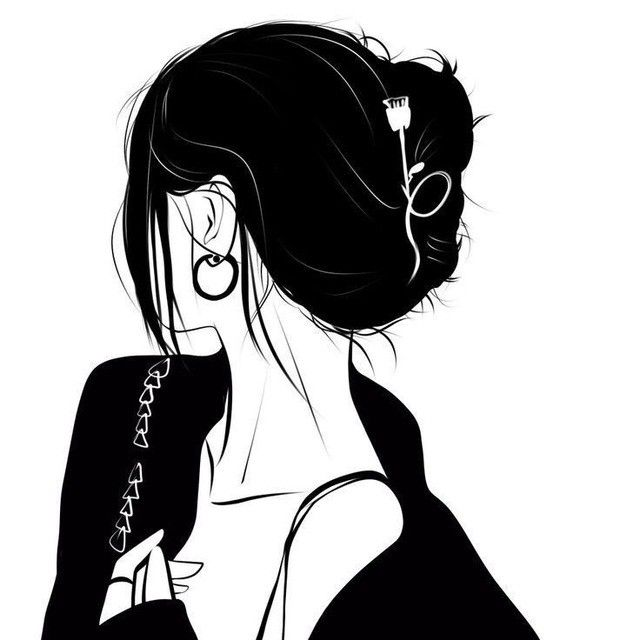
#> input picture Citra Digital/photo/photo bnw.jpg, 640 x 640 px, found by its file name
$ jupyter execute --allow-errors Histogram.ipynb
#> lines starting #> are read from the running program, lines starting #| are printed output that depends on the picture
# histogram dengan manual

[cell 1]
import numpy as np
import cv2

image = cv2.imread('laptop photo bnw.jpg', cv2.IMREAD_GRAYSCALE)

histogram = np.zeros(256, dtype=int)

#> (the rest of this cell did not finish here and is left out)

# contoh implementasi dengan python

[cell 2]
import cv2
import numpy as np
import matplotlib.pyplot as plt

# Membaca gambar dalam format grayscale
image = cv2.imread('photo bnw.jpg', cv2.IMREAD_GRAYSCALE)
#> image: shape (640, 640); min 0, max 255, mean 168.4

# Menghitung histogram
histogram = cv2.calcHist([image], [0], None, [256], [0, 256])
#> histogram = 256 values, max 225097 at index 255, min 50 at index 137, mean 1600

# Menampilkan gambar dan histogram
plt.figure(figsize=(12, 6))

# Menampilkan gambar grayscale
plt.subplot(1, 2, 1)
plt.imshow(image, cmap='gray')
plt.title('Gambar Grayscale')
plt.axis('off')

# Menampilkan histogram
plt.subplot(1, 2, 2)
plt.plot(histogram, color='black')
plt.title('Histogram Gambar Grayscale')
plt.xlabel('Intensitas Piksel')
plt.ylabel('Frekuensi')

plt.tight_layout()
plt.show()
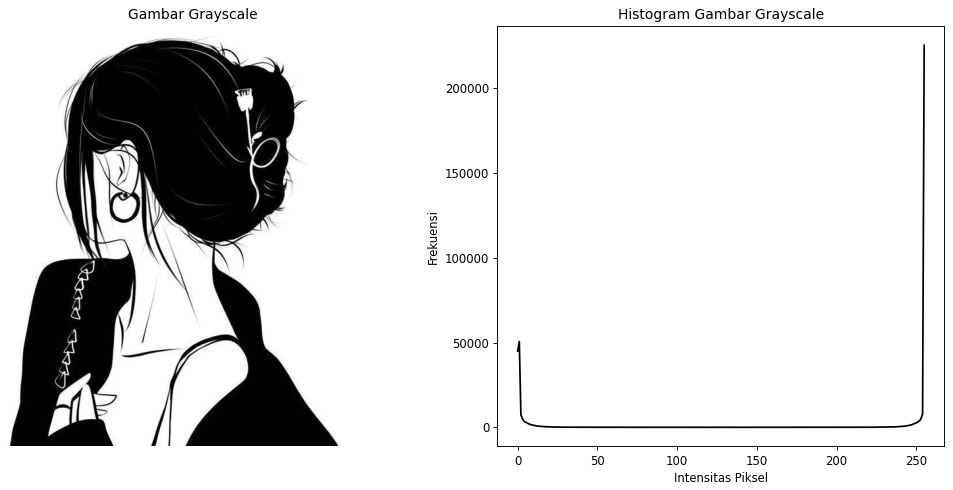
#> figure drawn by matplotlib, 2 panels; panel 2: curve peaks at x = 255, y = 225097

# histogram equalization

[cell 3]
import cv2
import matplotlib.pyplot as plt

image = cv2.imread('photo bnw.jpg', cv2.IMREAD_GRAYSCALE)

# Menggunakan Histogram Equalization pada gambar grayscale
equalized_image = cv2.equalizeHist(image)
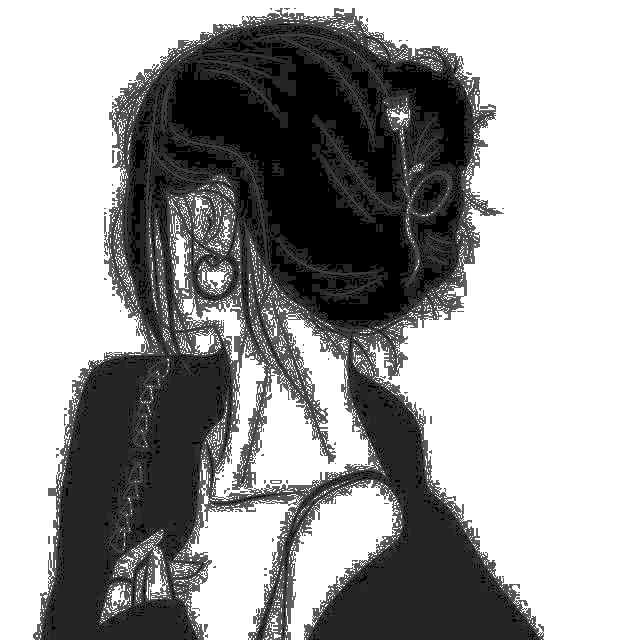
#> equalized_image: shape (640, 640); min 0, max 255, mean 159.2

# Menampilkan gambar asli dan hasil equalization
plt.figure(figsize=(12, 6))

plt.subplot(1, 2, 1)
plt.imshow(image, cmap='gray')
plt.title('Gambar Asli')
plt.axis('off')

plt.subplot(1, 2, 2)
plt.imshow(equalized_image, cmap='gray')
plt.title('Gambar Setelah Histogram Equalization')
plt.axis('off')

plt.tight_layout()
plt.show()
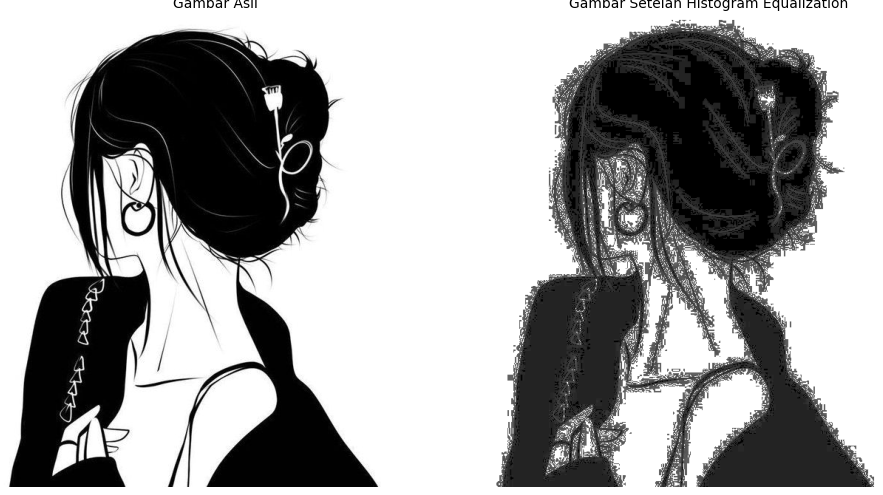
#> figure drawn by matplotlib, 2 panels
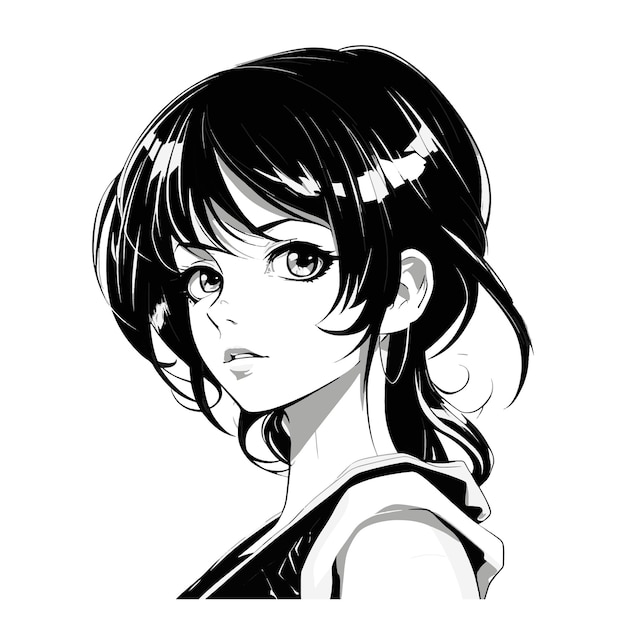
#> input picture Citra Digital/photo/photo bnw(1).jpg, 626 x 626 px, found by its file name

# histogram spescification

[cell 4]
import cv2
import numpy as np
import matplotlib.pyplot as plt

def histogram_specification(source, target):
    # Hitung histogram dan distribusi kumulatif gambar sumber
    hist_source, _ = np.histogram(source.flatten(), 256, [0, 256])
#> hist_source has the same summary as histogram outside histogram_specification
    cdf_source = hist_source.cumsum()
#> cdf_source = 256 values from 44902 to 409600
    cdf_source = (255 * cdf_source / cdf_source[-1]).astype(np.uint8)
#> cdf_source = 256 values from 27 to 255

    # Hitung histogram dan distribusi kumulatif gambar target
    hist_target, _ = np.histogram(target.flatten(), 256, [0, 256])
#> hist_target = 256 values, max 264279 at index 255, min 52 at index 63, mean 1530.8
    cdf_target = hist_target.cumsum()
#> cdf_target = 256 values from 12438 to 391876
    cdf_target = (255 * cdf_target / cdf_target[-1]).astype(np.uint8)
#> cdf_target = 256 values from 8 to 255

    # Ciptakan peta intensitas
    mapping = np.zeros(256, dtype=np.uint8)
    for i in range(256):
        diff = np.abs(cdf_target - cdf_source[i])
        mapping[i] = np.argmin(diff)
#> after the loop, mapping = 256 values from 2 to 255

    # Terapkan peta intensitas pada gambar sumber
    return mapping[source]
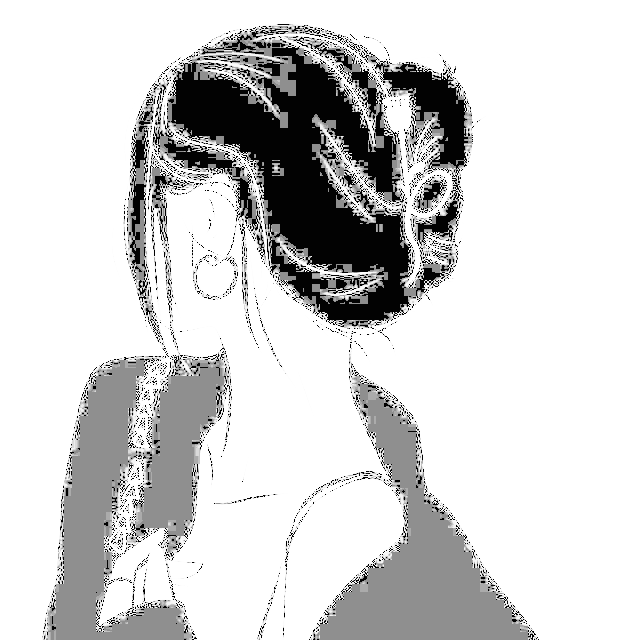
#> returned value: shape (640, 640); min 2, max 255, mean 210.4

# Baca gambar sumber (ganti 'sumber.jpg' dengan nama file Anda)
gambar = cv2.imread('photo bnw.jpg', 0)

# Baca gambar target
gambar_target = cv2.imread('photo bnw(1).jpg', 0) # Pastikan gambar.jpg ada di direktori yang sama

# Terapkan spesifikasi histogram
gambar_spesifikasi = histogram_specification(gambar, gambar_target)

# Tampilkan hasil gambar spesifikasi
plt.subplot(1, 2, 1)
plt.title('Gambar Asli')
plt.imshow(gambar, cmap='gray')

plt.subplot(1, 2, 2)
plt.title('Gambar Spesifikasi')
plt.imshow(gambar_spesifikasi, cmap='gray')
plt.show()
